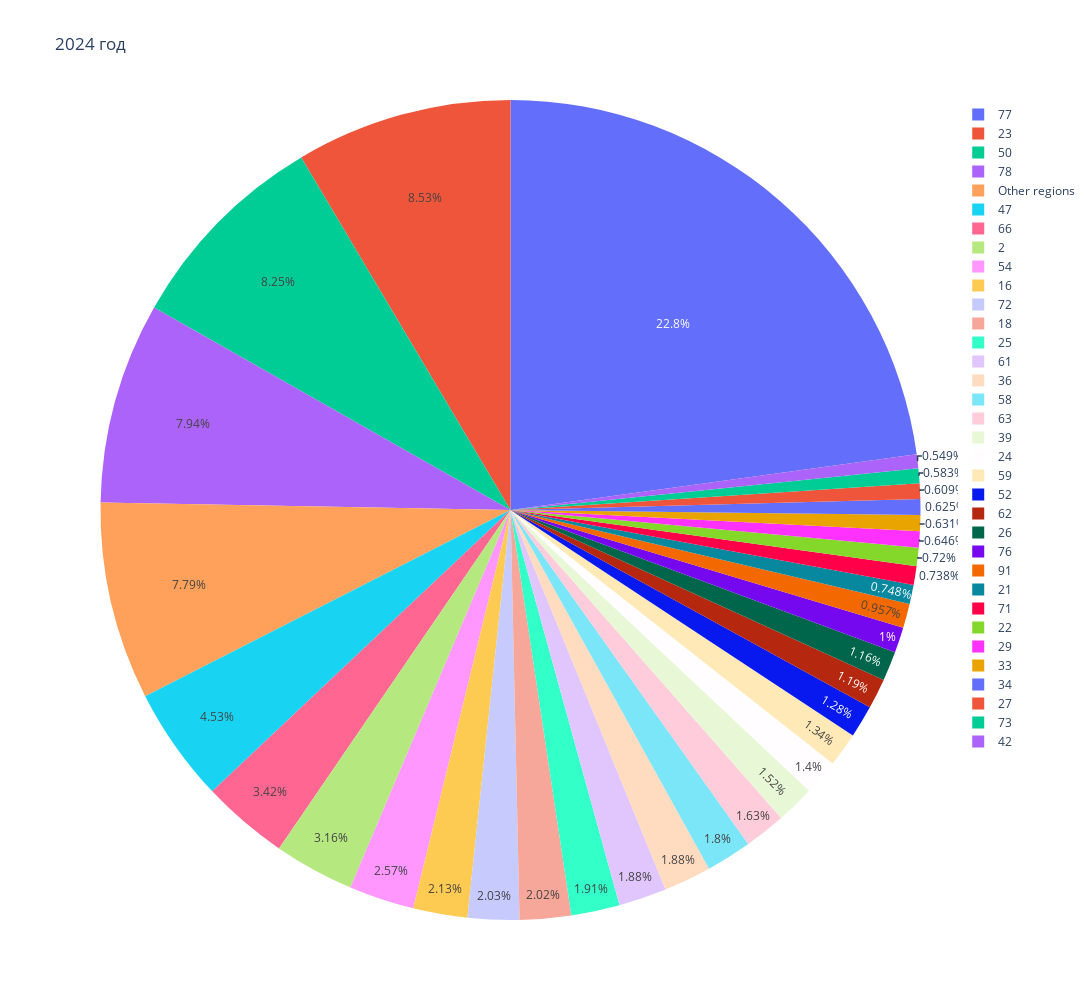

This figure's notebook cell:
### Code cell
# На вход подаем год, за который нужен график
region_square(2024)

### Figure 1 — Plotly figure (JSON) as saved in the notebook; plotly's stock layout.template omitted (floating-point values rounded to 4 significant figures)
{"data": [{"domain": {"x": [0, 1], "y": [0, 1]}, "hovertemplate": "region=%{label}<br>all_square=%{value}<extra></extra>", "labels": ["72", "23", "54", "47", "78", "Other regions", "25", "Other regions", "66", "71", "52", "Other regions", "2", "50", "24", "Other regions", "77", "Other regions", "58", "61", "27", "33", "34", "Other regions", "Other regions", "18", "Other regions", "62", "26", "Other regions", "Other regions", "Other regions", "Other regions", "Other regions", "76", "63", "39", "91", "22", "36", "73", "Other regions", "29", "16", "21", "Other regions", "Other regions", "Other regions", "Other regions", "Other regions", "Other regions", "Other regions", "Other regions", "Other regions", "Other regions", "Other regions", "Other regions", "Other regions", "59", "42", "Other regions", "Other regions", "Other regions", "Other regions", "Other regions", "Other regions", "Other regions", "Other regions", "Other regions", "Other regions", "Other regions", "Other regions", "Other regions"], "legendgroup": "", "name": "", "showlegend": true, "type": "pie", "values": [416900.0, 1752000.0, 528800.0, 931400.0, 1630000.0, 24120.0, 393400.0, 17470.0, 701800.0, 151600.0, 262100.0, 79000.0, 649800.0, 1695000.0, 286700.0, 46160.0, 4690000.0, 65810.0, 369100.0, 387200.0, 125200.0, 129700.0, 128400.0, 63690.0, 42990.0, 415000.0, 35700.0, 245300.0, 238300.0, 34370.0, 17520.0, 92150.0, 66930.0, 95610.0, 206500.0, 334600.0, 312300.0, 196500.0, 147900.0, 385700.0, 119900.0, 66800.0, 132800.0, 438300.0, 153700.0, 50810.0, 55000.0, 31870.0, 45770.0, 12750.0, 1421.0, 66270.0, 9458.0, 34890.0, 44420.0, 81480.0, 54700.0, 32190.0, 275400.0, 112700.0, 55750.0, 23020.0, 2955.0, 70150.0, 2981.0, 34630.0, 38910.0, 19630.0, 12190.0, 15000.0, 6831.0, 31020.0, 18030.0]}], "layout": {"height": 1000, "legend": {"tracegroupgap": 0}, "title": {"text": "2024 год"}, "width": 1200}}
